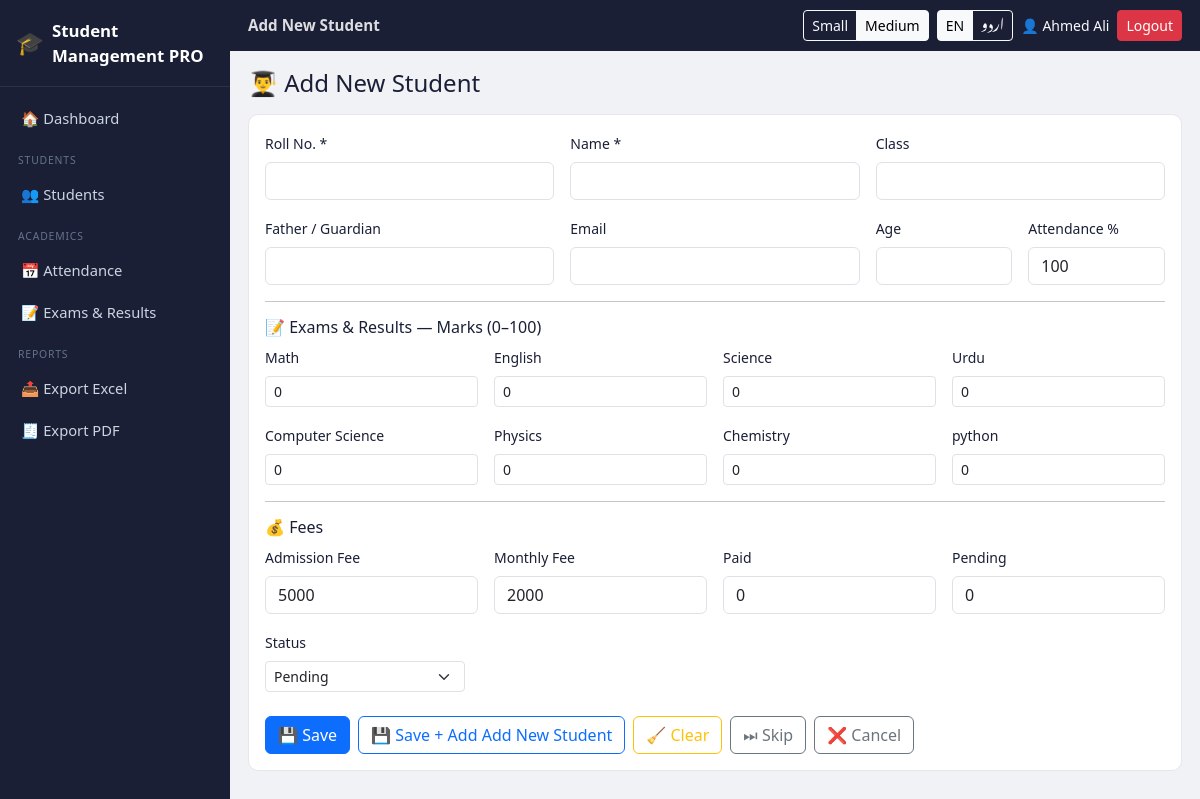
The app's page /students/add (signed in) with its own data.
### tables this page shows
CREATE TABLE users(
        id INTEGER PRIMARY KEY AUTOINCREMENT,
        username TEXT UNIQUE NOT NULL,
        password_hash TEXT NOT NULL,
        full_name TEXT,
        role TEXT NOT NULL,
        density TEXT DEFAULT 'medium',
        created_at TEXT
    );

CREATE TABLE subjects(
        id INTEGER PRIMARY KEY AUTOINCREMENT,
        name TEXT UNIQUE NOT NULL,
        position INTEGER DEFAULT 0
    );

### app.py (the view)
@app.route("/students/add", methods=["GET", "POST"])
@login_required(roles=["admin", "teacher"])
def student_add():
    return student_form(None)

### app.py (called while the page is built, shortened)
def get_db():
    if "db" not in g:
        g.db = sqlite3.connect(DB_PATH)
        g.db.row_factory = sqlite3.Row
        g.db.execute("PRAGMA foreign_keys = ON")
    return g.db

def current_user():
    uid = session.get("user_id")
    if not uid:
        return None
    db = get_db()
    return db.execute("SELECT * FROM users WHERE id=?", (uid,)).fetchone()

def login_required(roles=None):
    def deco(fn):
        @wraps(fn)
        def wrapper(*a, **kw):
            user = current_user()
            if not user:
                return redirect(url_for("login"))
            if roles and user["role"] not in roles:
                abort(403)
            return fn(*a, **kw)
        return wrapper
    return deco

def get_subjects():
    db = get_db()
    return db.execute("SELECT * FROM subjects ORDER BY position, id").fetchall()

@app.context_processor
def inject_globals():
    lang = session.get("lang", "en")
    return dict(
        t=get_translator(lang),
        lang=lang,
        current_user=current_user(),
        density=(current_user()["density"] if current_user() else session.get("density", "medium")),
    )

def student_form(sid):
    db = get_db()
    subjects = get_subjects()
    student = None
    marks_map = {}
    if sid:
        student = db.execute("SELECT * FROM students WHERE id=?", (sid,)).fetchone()
        if not student:
            abort(404)
        for m in get_student_marks(sid):
            marks_map[m["subject_id"]] = m["marks"]
    error = None
    return render_template("student_form.html", student=student, subjects=subjects,
                            marks_map=marks_map, error=error)

### translations.py (called while the page is built)
def get_translator(lang):
    table = TRANSLATIONS.get(lang, TRANSLATIONS["en"])
    def t(key):
        return table.get(key, TRANSLATIONS["en"].get(key, key))
    return t

### templates/student_form.html (shortened to what this page needs)
{% extends "base.html" %}
{% block title %}{{ t('add_new_student') if not student else t('edit') }}{% endblock %}
{% block content %}
<h4 class="mb-3">👨‍🎓 {{ t('add_new_student') if not student else (t('edit') + ' — ' + student['name']) }}</h4>
<form method="post" id="studentForm" class="card-pro">
  <div class="row g-3">
    <div class="col-md-4">
      <label class="form-label small">{{ t('roll_no') }} *</label>
      <input class="form-control" name="roll_no" required
             value="{{ student['roll_no'] if student else '' }}"
             {{ 'readonly' if student }}>
    </div>
    <div class="col-md-4">
      <label class="form-label small">{{ t('name') }} *</label>
      <input class="form-control" name="name" required value="{{ student['name'] if student else '' }}">
    </div>
    <div class="col-md-4">
      <label class="form-label small">{{ t('class_name') }}</label>
      <input class="form-control" name="class_name" value="{{ student['class_name'] if student else '' }}">
    </div>
    <div class="col-md-4">
      <label class="form-label small">{{ t('father') }}</label>
      <input class="form-control" name="father" value="{{ student['father'] if student else '' }}">
    </div>
    <div class="col-md-4">
      <label class="form-label small">{{ t('email') }}</label>
      <input class="form-control" type="email" name="email" value="{{ student['email'] if student else '' }}">
    </div>
    <div class="col-md-2">
      <label class="form-label small">{{ t('age') }}</label>
      <input class="form-control" type="number" name="age" min="0" value="{{ student['age'] if student else '' }}">
    </div>
    <div class="col-md-2">
      <label class="form-label small">{{ t('attendance') }} %</label>
      <input class="form-control" type="number" step="0.1" min="0" max="100" name="attendance"
             value="{{ student['attendance'] if student else 100 }}">
    </div>
  </div>
  <hr>
  <h6 class="mb-2">📝 {{ t('exams_results') }} — Marks (0–100)</h6>
  <div class="row g-3">
    {% for s in subjects %}
      <div class="col-6 col-md-3">
        <label class="form-label small">{{ s['name'] }}</label>
        <input class="form-control form-control-sm" type="number" min="0" max="100"
               name="marks_{{ s['id'] }}" value="{{ marks_map.get(s['id'], 0) }}">
      </div>
    {% else %}
      <div class="col-12 text-muted small">No subjects yet — add some on the Subjects page first.</div>
    {% endfor %}
  </div>
  <hr>
  <h6 class="mb-2">💰 {{ t('fees') }}</h6>
  <div class="row g-3">
    <div class="col-6 col-md-3">
      <label class="form-label small">{{ t('admission_fee') }}</label>
      <input class="form-control" type="number" name="admission_fee" value="{{ student['admission_fee'] if student else 5000 }}">
    </div>
    <div class="col-6 col-md-3">
      <label class="form-label small">{{ t('monthly_fee') }}</label>
      <input class="form-control" type="number" name="monthly_fee" value="{{ student['monthly_fee'] if student else 2000 }}">
    </div>
    <div class="col-6 col-md-3">
      <label class="form-label small">{{ t('paid') }}</label>
      <input class="form-control" type="number" name="fee_paid" value="{{ student['fee_paid'] if student else 0 }}">
    </div>
    <div class="col-6 col-md-3">
      <label class="form-label small">{{ t('pending') }}</label>
      <input class="form-control" type="number" name="fee_pending" value="{{ student['fee_pending'] if student else 0 }}">
    </div>
    <div class="col-12">
      <label class="form-label small">{{ t('status') }}</label>
      {% set cur_status = student['fee_status'] if student else 'unpaid' %}
      <select class="form-select form-select-sm" name="fee_status" style="max-width:200px;">
        <option value="unpaid" {{ 'selected' if cur_status=='unpaid' }}>{{ t('pending') }}</option>
      </select>
    </div>
  </div>
  <div class="d-flex gap-2 flex-wrap mt-4">
    <button type="submit" class="btn btn-primary" name="action" value="save">💾 {{ t('save') }}</button>
    {% if not student %}
      <button type="submit" class="btn btn-outline-primary" name="action" value="save_new">💾 {{ t('save') }} + {{ t('add') }} {{ t('add_new_student') }}</button>
    {% endif %}
    <button type="button" class="btn btn-outline-warning" onclick="clearStudentForm()">🧹 {{ t('clear') }}</button>
    {% if not student %}
      <button type="submit" class="btn btn-outline-secondary" name="action" value="skip">⏭ {{ t('skip') }}</button>
    {% endif %}
    <a href="{{ url_for('students_list') }}" class="btn btn-outline-secondary">❌ {{ t('cancel') }}</a>
  </div>
</form>
{% endblock %}

### templates/base.html (shortened to what this page needs)
<!DOCTYPE html>
<html lang="{{ lang }}" dir="{{ 'rtl' if lang == 'ur' else 'ltr' }}">
<head>
<link href="https://cdnjs.cloudflare.com/ajax/libs/bootstrap/5.3.3/css/bootstrap.min.css" rel="stylesheet">
<link href="{{ url_for('static', filename='css/style.css') }}" rel="stylesheet">
</head>
<body class="density-{{ density }} {{ 'rtl-mode' if lang == 'ur' else '' }}">
{% if current_user %}
<div class="d-flex app-shell">
  <nav class="sidebar d-none d-lg-flex flex-column">
    <div class="sidebar-brand">
      <span class="brand-icon">🎓</span>
      <span class="brand-text">{{ t('app_name') }}</span>
    </div>
    <div class="sidebar-nav">
      {% include "_nav_links.html" %}
    </div>
  </nav>
  <div class="main-col flex-grow-1">
    <header class="topbar d-flex align-items-center justify-content-between">
      <div class="d-flex align-items-center gap-2">
        <span class="topbar-title">{{ self.title() if self.title is defined else '' }}</span>
      </div>
      <div class="d-flex align-items-center gap-2 flex-wrap">
        <div class="btn-group btn-group-sm" role="group" aria-label="density">
          <a class="btn btn-outline-light {{ 'active' if density=='small' }}" href="{{ url_for('set_density', level='small') }}">{{ t('small') }}</a>
          <a class="btn btn-outline-light {{ 'active' if density=='medium' }}" href="{{ url_for('set_density', level='medium') }}">{{ t('medium') }}</a>
        </div>
        <div class="btn-group btn-group-sm" role="group" aria-label="lang">
          <a class="btn btn-outline-light {{ 'active' if lang=='en' }}" href="{{ url_for('set_lang', code='en') }}">EN</a>
          <a class="btn btn-outline-light {{ 'active' if lang=='ur' }}" href="{{ url_for('set_lang', code='ur') }}">اردو</a>
        </div>
        <span class="text-light small d-none d-sm-inline">👤 {{ current_user['full_name'] or current_user['username'] }}</span>
        <a class="btn btn-sm btn-danger" href="{{ url_for('logout') }}">{{ t('logout') }}</a>
      </div>
    </header>
    <main class="content-area">
      {% block content %}{% endblock %}
    </main>
  </div>
</div>
{% else %}
  {% block guest_content %}{% endblock %}
{% endif %}
</body>
</html>

### static/css/style.css (style rules this page uses)
:root { --sidebar-w: 230px; --navy: #1A1F36; --navy2: #252D4A; --accent: #4F6EF5; --bg: #F0F2F5; --card: #FFFFFF; --border: #E5E7EB; --text: #1A1F36; --text2: #6B7280; }
* { box-sizing: border-box; }
body { margin:0; background: var(--bg); color: var(--text); font-family: "Segoe UI", "Noto Nastaliq Urdu", system-ui, sans-serif; }
.app-shell { min-height: 100vh; }
.sidebar { width: var(--sidebar-w); min-width: var(--sidebar-w); background: var(--navy); color: #fff; height: 100vh; position: sticky; top: 0; }
.sidebar-brand { padding: 18px 16px; font-weight: 700; font-size: 1.05rem; border-bottom: 1px solid rgba(255,255,255,.08); display:flex; align-items:center; gap:8px; }
.brand-icon { font-size:1.4rem; }
.sidebar-nav { flex: 1 1 auto; overflow-y: auto; max-height: calc(100vh - 64px); padding: 10px 0 24px; scrollbar-width: thin; scrollbar-color: #475569 var(--navy); }
.topbar { background: var(--navy); color:#fff; padding: 10px 18px; position: sticky; top:0; z-index: 20; }
.topbar-title { font-weight:600; font-size: .95rem; opacity:.85; }
.main-col { min-height: 100vh; display:flex; flex-direction:column; }
.content-area { padding: 18px; flex:1 1 auto; }
.stat-card, .card-pro { background: var(--card); border: 1px solid var(--border); border-radius: 10px; padding: 16px; }

### records on screen
users: density "Medium", full_name "Ahmed Ali"
subjects: name "Math", get "0"
subjects: name "English", get "0"
subjects: name "Science", get "0"
subjects: name "Urdu", get "0"
subjects: name "Computer Science", get "0"
subjects: name "Physics", get "0"
subjects: name "Chemistry", get "0"
subjects: name "python", get "0"

### other values on screen
{{ t('app_name') }} "Student Management PRO"
{{ t('dashboard') }} "Dashboard"
{{ t('students') }} "STUDENTS"
{{ t('students') }} "Students"
{{ t('attendance') }} "Attendance"
{{ t('exams_results') }} "Exams & Results"
{{ t('export_excel') }} "Export Excel"
{{ t('export_pdf') }} "Export PDF"
{{ t('add_new_student') if not student else t('edit') }} "Add New Student"
{{ t('small') }} "Small"
{{ t('logout') }} "Logout"
{{ t('roll_no') }} "Roll No."
{{ t('name') }} "Name"
{{ t('class_name') }} "Class"
{{ t('father') }} "Father / Guardian"
